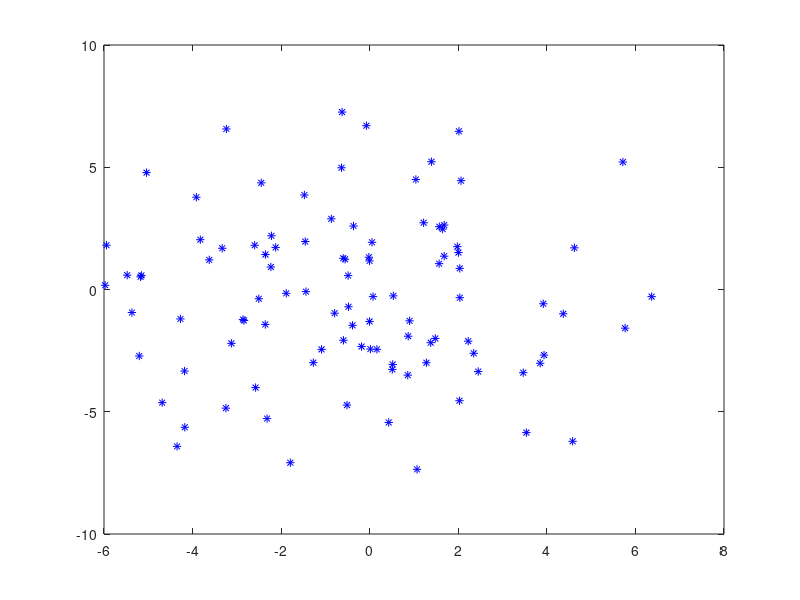

Write MATLAB code to recreate this figure. (Note: this script raises an error after producing the figure.)
clc, clear all, close all;

addpath('/home/sid/Dev/SVM-Classification/resources/svm')
addpath('/home/sid/Dev/SVM-Classification/resources/SVMCourse')
addpath('export_fig')

% dataset
X = 3.*randn(100,2);
ssize = 10;
subset = zeros(ssize,2);

figure('Color', [1 1 1]);
plot(X(:,1),X(:,2),'b*');

figure('Color', [1 1 1]);
i = 1;
for sig2 = [0.01 0.05 0.1 0.5 1 5] 
    for t = 1:100,
        % new candidate subset
        r = ceil(rand*ssize);
        candidate = [subset([1:r-1 r+1:end],:); X(t,:)];
        
        % is this candidate better than the previous?
        if kentropy(candidate, 'RBF_kernel',sig2)>...
                kentropy(subset, 'RBF_kernel',sig2),
            subset = candidate;
        end
  
        % make a figure
        subplot(2,3,i);
        plot(X(:,1),X(:,2),'b*'); hold on;
        plot(subset(:,1),subset(:,2),'ro','linewidth',6); hold off;
        title(['\sigma2: ' num2str(sig2)],'FontSize',18,'FontWeight', 'normal');
        %pause(1)
    end
    i = i + 1;
end

